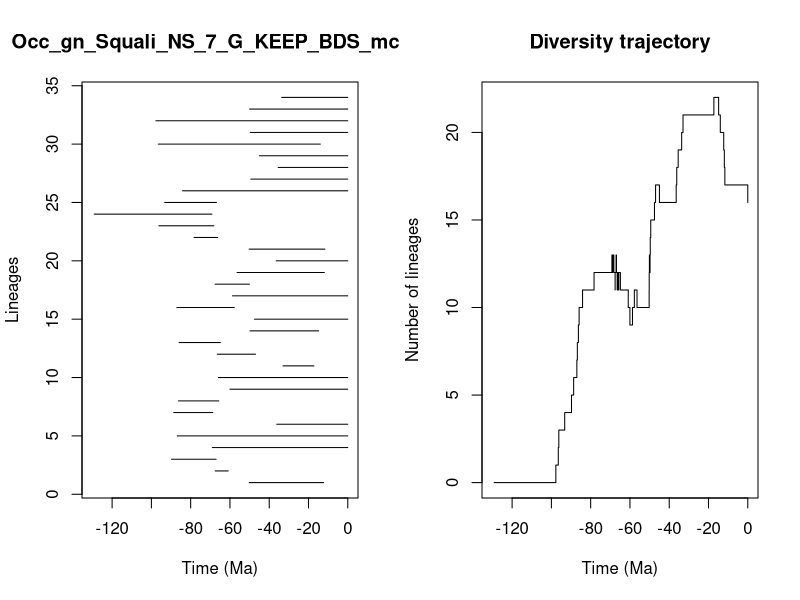

Source code (R):


pdf(file='../Results/Genus_NS/5_MA_bins_EP_FT/pyrate_mcmc_logs/Occ_gn_Squali_NS_7_G_KEEP_BDS_mcmc_LTT.pdf',width=0.6*20, height=0.6*10)
title = "Occ_gn_Squali_NS_7_G_KEEP_BDS_mcmc"
ts=c(50.19308480378447, 67.53296241506953,89.75879000075825,68.99943913215473,86.78043723754531,36.16916121039272,88.66025616265418,86.2527141004214,60.01278739589402,65.83597750813236,32.97074060647539,66.49520089903042,85.87356564104512,49.754058877788125,47.51337855226394,87.03175141748507,58.70432654868442,67.55655527547425,56.39007148909878,36.44710774858029,50.224965307624174,78.27841223613476,96.21593230423814,129.12357255842673,93.21979299491215,84.12621467716795,49.40240991943568,35.436967582828906,44.989454049325545,96.48697174825787,49.65905056708356,97.72290094233672,49.9657139161534,33.66371608943541)
te=c(12.247434083197728, 60.86726267205147,67.05854807621947,0.0,0.0,0.0,68.75294237320914,65.68032710512387,0.0,0.0,17.265228829997916,46.9480699356305,64.8737310820014,14.842166907174457,0.0,57.75517924113167,0.0,50.095868527342574,11.937736917882953,0.0,11.67616429344279,66.20478565029374,68.2016234010968,69.17680783993566,66.85894970984275,0.0,0.0,0.0,0.0,13.991123136112808,0.0,0.0,0.0,0.0)
div_traj=c(0, 1,2,3,4,5,6,7,8,9,10,11,12,13,12,13,12,11,12,13,12,11,12,11,12,11,10,9,10,11,10,11,12,13,12,13,14,15,16,17,16,17,18,19,20,21,22,21,20,19,18,17,16)
time_events=c(129.12357255842673, 97.72290094233672,96.48697174825787,96.21593230423814,93.21979299491215,89.75879000075825,88.66025616265418,87.03175141748507,86.78043723754531,86.2527141004214,85.87356564104512,84.12621467716795,78.27841223613476,69.17680783993566,68.99943913215473,68.75294237320914,68.2016234010968,67.55655527547425,67.53296241506953,67.05854807621947,66.85894970984275,66.49520089903042,66.20478565029374,65.83597750813236,65.68032710512387,64.8737310820014,60.86726267205147,60.01278739589402,58.70432654868442,57.75517924113167,56.39007148909878,50.224965307624174,50.19308480378447,50.095868527342574,49.9657139161534,49.754058877788125,49.65905056708356,49.40240991943568,47.51337855226394,46.9480699356305,44.989454049325545,36.44710774858029,36.16916121039272,35.436967582828906,33.66371608943541,32.97074060647539,17.265228829997916,14.842166907174457,13.991123136112808,12.247434083197728,11.937736917882953,11.67616429344279,0.0)
                par(mfrow=c(1,2))
                L = length(ts)
                plot(ts, 1:L , xlim=c(-max(ts)-1,0), pch=20, type="n", main=title,xlab="Time (Ma)",ylab="Lineages")
                for (i in 1:L){segments(x0=-te[i],y0=i,x1=-ts[i],y1=i)}    
                t = -time_events
                plot(div_traj ~ t,type="s", main = "Diversity trajectory",xlab="Time (Ma)",ylab="Number of lineages",xlim=c(-max(ts)-1,0))
                abline(v=c(65,200,251,367,445),lty=2,col="gray")
                
